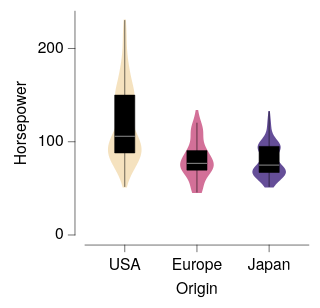

Specify this chart in Vega-Lite:
### Vega-Lite specification from a JSON file in a GitHub repository (floating-point values rounded to 4 significant figures; data arrays with more than 128 entries replaced by an {"elided": "..."} marker saying what was removed)
{"background": null, "config": {"arc": {"fill": "#DBDBDB", "fillOpacity": 1.0, "innerRadius": 25.0, "padAngle": 0.03, "stroke": "black", "strokeOpacity": 1, "strokeWidth": 0.25}, "area": {"fill": "#DBDBDB", "fillOpacity": 1.0, "stroke": "black", "strokeOpacity": 1, "strokeWidth": 0.25}, "axis": {"domain": true, "domainCap": "round", "domainColor": "black", "domainWidth": 0.25, "grid": false, "gridCap": "round", "gridColor": "#F1F1F1", "gridDash": [0, 0], "gridOpacity": 1.0, "gridWidth": 0.25, "labelColor": "black", "labelFont": "Helvetica Neue, HelveticaNeue, Helvetica, Arial, sans-serif", "labelFontSize": 7, "labelFontStyle": "normal", "labelFontWeight": 400, "offset": 4.5, "ticks": true, "tickCap": "round", "tickColor": "black", "tickRound": false, "tickSize": 3, "tickWidth": 0.25, "titleColor": "black", "titleFont": "Helvetica Neue, HelveticaNeue, Helvetica, Arial, sans-serif", "titleFontSize": 7, "titleFontStyle": "normal", "titleFontWeight": 400}, "axisX": {"domain": true, "labelAlign": "center", "labelAngle": 0, "labels": true, "ticks": true, "translate": 0}, "axisY": {"domain": true, "labelAlign": "right", "labelAngle": 0, "labels": true, "ticks": true, "translate": 0}, "axisRight": {"domain": true, "labelAlign": "left", "labelAngle": 0, "labels": true, "ticks": true, "translate": 0}, "axisTop": {"domain": true, "labelAlign": "center", "labelAngle": 0, "labels": true, "ticks": true, "translate": 0}, "axisBand": {"tickOffset": 0}, "bar": {"fill": "#DBDBDB", "fillOpacity": 1.0, "stroke": "black", "strokeOpacity": 1, "strokeWidth": 0.25}, "boxplot": {"size": 9.0, "ticks": {"cornerRadius": 0.25, "fill": "black", "opacity": 1, "size": 4.5, "thickness": 0.25}, "box": {"fillOpacity": 1.0, "stroke": "black", "strokeOpacity": 1, "strokeWidth": 0.25}, "median": {"cornerRadius": 0, "fill": "black", "fillOpacity": 1.0, "opacity": 1, "size": 9.0, "thickness": 0.25}, "rule": {"fill": "black", "fillOpacity": 1.0, "size": 10.0, "stroke": "black", "strokeDash": [0, 0], "strokeOpacity": 1, "strokeWidth": 0.25}, "outliers": {"color": "black", "fill": "black", "fillOpacity": 1.0, "size": 0, "stroke": "black", "strokeOpacity": 1, "strokeWidth": 0.25}}, "circle": {"fill": "black", "fillOpacity": 1.0, "size": 1.25, "stroke": null, "strokeOpacity": 1, "strokeWidth": 0.25}, "errorband": {"band": {"fillOpacity": 0.6, "stroke": null, "strokeWidth": 0.25, "strokeOpacity": 1}, "borders": {"opacity": 0, "strokeOpacity": 0.25, "strokeWidth": 1}}, "errorbar": {"opacity": 1, "rule": {"strokeDash": [0, 0], "strokeWidth": 0.25}, "ticks": {"color": "black", "cornerRadius": 0.125, "opacity": 1, "size": 6.0, "thickness": 0.25}, "thickness": 0.25}, "font": "Helvetica Neue, HelveticaNeue, Helvetica, Arial, sans-serif", "geoshape": {"fill": "#DBDBDB", "fillOpacity": 1.0, "stroke": "black", "strokeOpacity": 1, "strokeWidth": 0.25}, "header": {"labelColor": "black", "labelFont": "Helvetica Neue, HelveticaNeue, Helvetica, Arial, sans-serif", "labelFontSize": 7, "labelFontStyle": "normal", "labelFontWeight": 400, "titleColor": "black", "titleFont": "Helvetica Neue, HelveticaNeue, Helvetica, Arial, sans-serif", "titleFontSize": 7, "titleFontStyle": "normal", "titleFontWeight": 400, "titlePadding": 0}, "legend": {"disable": false, "offset": 4.5, "titlePadding": 4, "labelOffset": 2, "gradientLabelOffset": 2, "gradientLength": 50.0, "gradientThickness": 5.0, "gradientOpacity": 1.0, "gradientStrokeColor": "black", "gradientStrokeWidth": 0.25, "labelColor": "black", "labelFont": "Helvetica Neue, HelveticaNeue, Helvetica, Arial, sans-serif", "labelFontSize": 7, "labelFontStyle": "normal", "labelFontWeight": 400, "strokeColor": "black", "strokeWidth": 0, "symbolSize": 42, "symbolStrokeColor": "black", "symbolStrokeWidth": 0.25, "titleColor": "black", "titleFont": "Helvetica Neue, HelveticaNeue, Helvetica, Arial, sans-serif", "titleFontSize": 7, "titleFontStyle": "normal", "titleFontWeight": 400}, "line": {"color": "black", "stroke": "black", "strokeCap": "round", "strokeDash": [0, 0], "strokeOpacity": 1, "strokeWidth": 0.375}, "point": {"filled": true, "fill": "#DBDBDB", "fillOpacity": 1.0, "size": 5.0, "stroke": "black", "strokeOpacity": 1, "strokeWidth": 0.25}, "range": {"category": ["#5CA7B1", "#CDDEF3", "#B7B3E4", "#B3DAB5", "#F5E1B3", "#3D727B", "#8AA8D2", "#867DAC", "#80A988", "#CBB17A", "#204148", "#59719A", "#584C77", "#507B5F", "#9D824D"], "diverging": {"scheme": ["#C35082", "#CE6D94", "#D989A7", "#E2A4BA", "#EABFCE", "#F1DBE2", "#F6F6F6", "#D7E0EB", "#B9CBE0", "#9BB6D5", "#7DA1C9", "#5F8CBD", "#4177B1"]}, "heatmap": {"scheme": ["#32022B", "#43044D", "#4C196E", "#4D338C", "#484DA6", "#3A68BB", "#1D83CA", "#1D9CCB", "#23B5C9", "#28CDC5", "#4DE0B4", "#91EE9F"]}, "ordinal": {"scheme": ["#F1F1F1", "#DBDBDB", "#C6C6C6", "#B2B2B2", "#9D9D9D", "#898989", "#767676", "#636363", "#515151", "#404040", "#2F2F2F", "#1F1F1F"]}, "ramp": {"scheme": ["#32022B", "#43044D", "#4C196E", "#4D338C", "#484DA6", "#3A68BB", "#1D83CA", "#1D9CCB", "#23B5C9", "#28CDC5", "#4DE0B4", "#91EE9F"]}}, "rule": {"color": "black", "stroke": "black", "strokeCap": "round", "strokeDash": [2, 2], "strokeOpacity": 1, "strokeWidth": 0.25}, "scale": {"bandPaddingInner": 0.1, "bandPaddingOuter": 0.1, "round": false}, "rect": {"fill": "#DBDBDB", "fillOpacity": 1.0, "stroke": "black", "strokeOpacity": 1, "strokeWidth": 0.25}, "square": {"fill": "#DBDBDB", "fillOpacity": 1.0, "size": 10.0, "stroke": "black", "strokeOpacity": 1, "strokeWidth": 0.25}, "text": {"color": "black", "font": "Helvetica Neue, HelveticaNeue, Helvetica, Arial, sans-serif", "fontSize": 7, "fontStyle": "normal", "fontWeight": 400}, "tick": {"color": "black", "cornerRadius": 0.125, "opacity": 1.0, "size": 9.0, "thickness": 0.25}, "title": {"anchor": "middle", "frame": "group", "color": "black", "font": "Helvetica Neue, HelveticaNeue, Helvetica, Arial, sans-serif", "fontSize": 7, "fontStyle": "normal", "fontWeight": 400, "subtitleColor": "black", "subtitleFont": "Helvetica Neue, HelveticaNeue, Helvetica, Arial, sans-serif", "subtitleFontSize": "Helvetica Neue, HelveticaNeue, Helvetica, Arial, sans-serif", "subtitleFontStyle": "normal", "subtitleFontWeight": 400}, "trail": {"color": "black", "opacity": 1, "size": 0.375}, "view": {"continuousWidth": 100, "continuousHeight": 100, "discreteWidth": 100, "discreteHeight": 100, "fill": null, "stroke": null, "strokeWidth": 0.25}}, "layer": [{"data": {"name": "data-436178437a4916390a797cd3a4c4a67d"}, "mark": {"type": "line", "fillOpacity": 0.85, "filled": true, "strokeOpacity": 0, "strokeWidth": 0.25}, "encoding": {"color": {"field": "__group", "legend": null, "scale": {"domain": ["USA", "Europe", "Japan"], "range": ["#F4DDB4", "#CC5887", "#4B2F87"]}, "sort": ["USA", "Europe", "Japan"], "title": null, "type": "nominal"}, "order": {"field": "__order", "type": "quantitative"}, "x": {"axis": null, "field": "__x", "scale": {"domain": [0, 100], "padding": 0}, "type": "quantitative"}, "y": {"field": "__y", "title": "Horsepower", "type": "quantitative"}}}, {"data": {"name": "data-d7a230a7326baf606a19256938f2a2d2"}, "mark": {"type": "boxplot", "color": "black", "median": {"fill": "white"}, "rule": {"stroke": "black"}, "ticks": false}, "encoding": {"x": {"axis": {}, "field": "Origin", "scale": {"domain": ["USA", "Europe", "Japan"]}, "sort": ["USA", "Europe", "Japan"], "title": "Origin", "type": "nominal"}, "y": {"field": "Horsepower", "title": "Horsepower", "type": "quantitative"}}}], "resolve": {"axis": {"x": "independent"}}, "$schema": "https://vega.github.io/schema/vega-lite/v6.4.1.json", "datasets": {"data-436178437a4916390a797cd3a4c4a67d": {"elided": "1200 records"}, "data-d7a230a7326baf606a19256938f2a2d2": {"elided": "400 records"}}}
